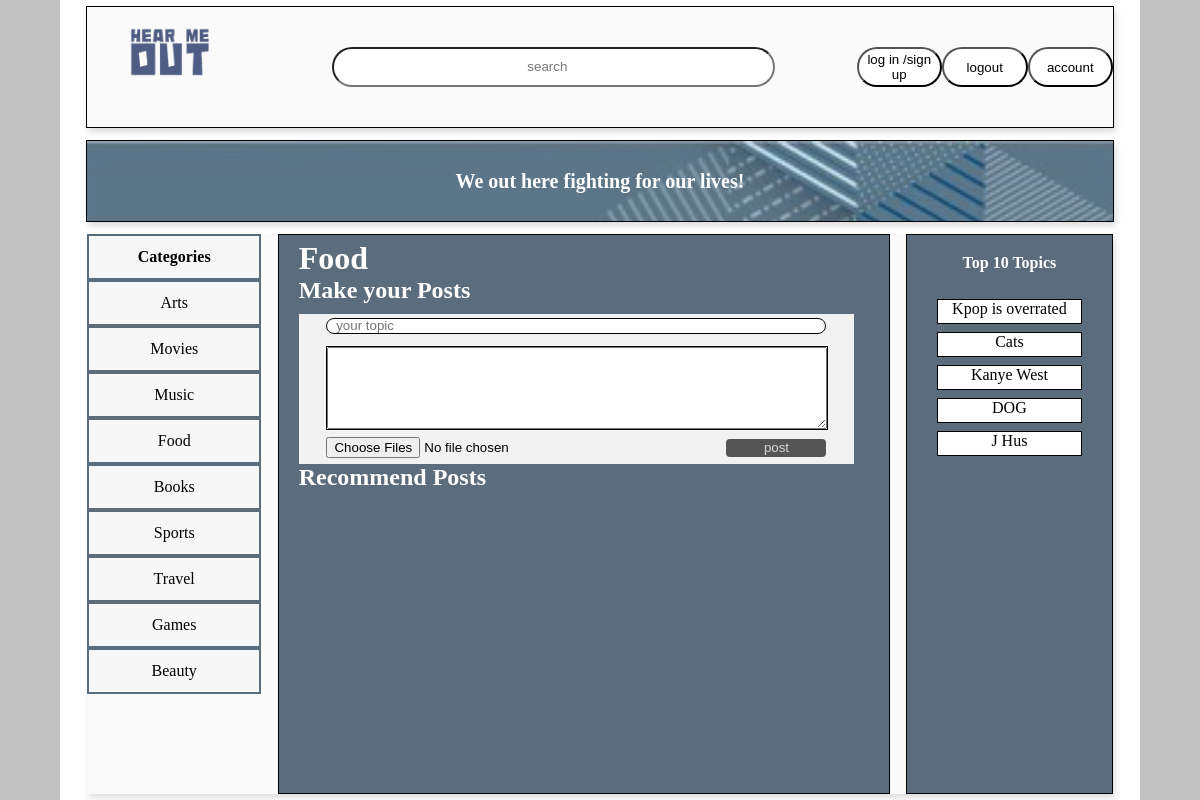
The page /popularpost/Food/ on the database its author committed.
### Post/models.py (models this page shows)
class Category(models.Model):
    name = models.CharField(max_length=256, verbose_name="category name", unique=True)
    num_post = models.IntegerField(default=0)
    num_like = models.IntegerField(default=0)

class Topic(models.Model):
    name = models.CharField(max_length=256, verbose_name="topic name")
    like = models.IntegerField(default=0)
    customer_id = models.ForeignKey(to=Account, on_delete=models.CASCADE, related_name="customers", null=True)
    category = models.ForeignKey(to='Category', on_delete=models.CASCADE, null=True)
    content = models.TextField()
    uuid = models.UUIDField()
    num_comment = models.IntegerField(default=0)

### front/views.py (the view, shortened to what this page needs)
# urls.py: path("popularpost/<category>/", PopularPost, name="popular"),
def PopularPost(request, category):
    res = get_top10_category()
    topics = Topic.objects.filter(category__name=category).order_by("-num_comment")
    res_lst = []
    res["posts"] = res_lst
    res["name"] = category
    return render(request, "category.html",
                  context=res)

### front/views.py (called while the page is built)
def get_top10_category():
    if Topic.objects.all().order_by("-like").count() < 10:
        top = Topic.objects.all().order_by("-like")
    else:
        top = Topic.objects.all().order_by("-like")[:10]
    res_top = []
    for t in top:
        res_top.append({"uuid": t.uuid, "topicname": t.name, "like": t.like})
    return {"top10": res_top, "category": [c.name for c in Category.objects.all()]}

### templates/category.html (shortened to what this page needs)
{% extends 'index.html' %}
{% block cssjs %}
    <link rel="stylesheet" href="/static/front/css/category.css">
{% endblock %}
{% block button %}
    <button class="logout" onclick="window.location.href ='/index', alert('Please Login !!!') ">
         log in /sign up
    </button>
    <button class="login">
        logout
    </button>
    <button class="account" onclick="window.open('{% url 'personal' %}')" >
        account
    </button>
{% endblock %}
{% block post %}
    <div class="title">
        <h1 style="color: white">{{ name }} </h1>
        <h2 style="color: white">Make your Posts</h2>
    </div>
    <div class="make">
        <div class="make_topic">
            <input type="text" placeholder=" your topic" id="topic" style="padding-left:5px">
        </div>
        <div class="make_comment">
            <div class="content">
                <textarea name="" id="user_email" cols="30" rows="10"></textarea>
            </div>
        </div>
        <div class="make_post">
            <form method="post" enctype="multipart/form-data">
                <input id="upload"
                       multiple="multiple"
                       type="file" name="pic" accept="image/*" multiple="multiple">
            </form>
            <button class="post">post</button>
        </div>
    </div>
 <h2 style="color: white">Recommend Posts</h2>
{% endblock %}

### templates/index.html (shortened to what this page needs)
{% load static %}
<html lang="en">
<head>
    {% block cssjs %}{% endblock %}
</head>
<body>
<div class="container">
    <div class="container_header">
        <div class="container_header_left">
            <div class="logo">
                <img src="/static/img/logo.png">
            </div>
        </div>
        <div class="contianer_header_middle">
            <input type="search" name="search" placeholder="search" class="search">
        </div>
        <div class="container_header_right">
            {% block button %}{% endblock %}
        </div>
    </div>
    <div class="container_middle">
        <div class="brief">
            We out here fighting for our lives!
        </div>
    </div>
    <div class="container_bottom">
        <div class="container_bottom_left">
            <a href="{% url 'index' %}" style="font-weight: bolder">Categories</a>
            {% for c in  category %}
                <a href={% url 'popular' category=c %}>{{ c }}</a>
            {% endfor %}
        </div>
        <div class="container_bottom_middle show_hide">
            {% block post %}{% endblock %}
        </div>
        <div class="container_bottom_right">
            <div class="title">
                <h4>Top 10 Topics</h4>
            </div>
            <ul>
                {% block topic10 %}
                    {% for t in top10 %}
                        <a href={% url 'content' uuid=t.uuid %}>{{ t.topicname }}</a>
                    {% endfor %}
                {% endblock %}
            </ul>
        </div>
    </div>
</div>
</body>
</html>

### rows shown on the page
Category: category "Arts"
Category: category "Movies"
Category: category "Music"
Category: category "Food", name "Food"
Category: category "Books"
Category: category "Sports"
Category: category "Travel"
Category: category "Games"
Category: category "Beauty"
Topic: topicname "Kpop is overrated"
Topic: topicname "Cats"
Topic: topicname "Kanye West"
Topic: topicname "DOG"
Topic: topicname "J Hus"
